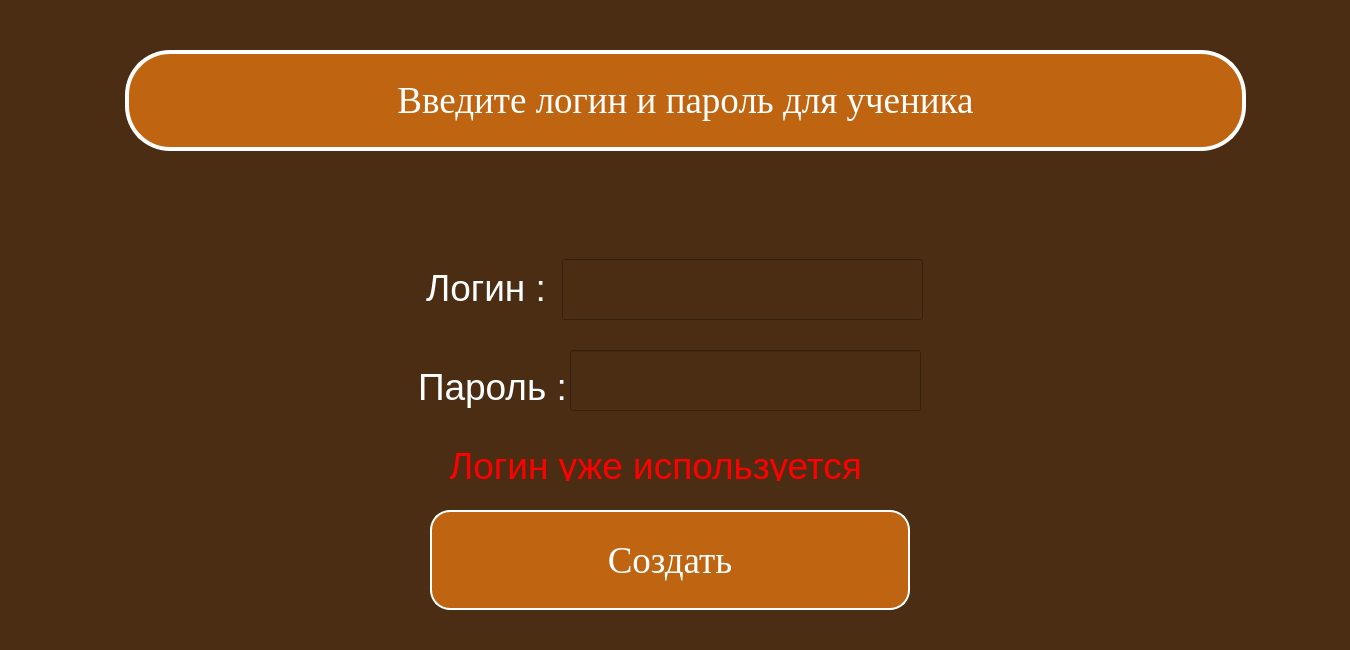
<?xml version="1.0" encoding="UTF-8"?>
<ui version="4.0">
 <class>Dialog</class>
 <widget class="QDialog" name="Dialog">
  <property name="geometry">
   <rect>
    <x>0</x>
    <y>0</y>
    <width>1350</width>
    <height>650</height>
   </rect>
  </property>
  <property name="windowTitle">
   <string>Dialog</string>
  </property>
  <property name="styleSheet">
   <string notr="true">background-color: rgb(74, 45, 18);
font-size:28pt;</string>
  </property>
  <widget class="QPushButton" name="startButton">
   <property name="geometry">
    <rect>
     <x>430</x>
     <y>510</y>
     <width>480</width>
     <height>100</height>
    </rect>
   </property>
   <property name="font">
    <font>
     <family>Times New Roman</family>
     <pointsize>50</pointsize>
     <weight>50</weight>
     <italic>false</italic>
     <bold>false</bold>
    </font>
   </property>
   <property name="styleSheet">
    <string notr="true">QPushButton {
color: white;
background-color: rgb(191, 101, 17);
border-radius: 20px;
border: 2px solid #ffffff;
font: 50pt &quot;Times New Roman&quot;;
}

QPushButton:pressed {
color: rgb(191, 101, 17);
background-color: white;
border: 4px solid rgb(191, 101, 17);
font: 50pt &quot;Times New Roman&quot;;
}</string>
   </property>
   <property name="text">
    <string>Создать</string>
   </property>
  </widget>
  <widget class="QLabel" name="label">
   <property name="geometry">
    <rect>
     <x>125</x>
     <y>50</y>
     <width>1121</width>
     <height>101</height>
    </rect>
   </property>
   <property name="font">
    <font>
     <family>Times New Roman</family>
     <pointsize>50</pointsize>
     <weight>50</weight>
     <italic>false</italic>
     <bold>false</bold>
    </font>
   </property>
   <property name="styleSheet">
    <string notr="true">font: 50pt &quot;Times New Roman&quot;;
color: white;
background-color: rgb(191, 101, 17);
border-radius: 45px;
border: 4px solid #ffffff;</string>
   </property>
   <property name="text">
    <string>Введите логин и пароль для ученика</string>
   </property>
   <property name="scaledContents">
    <bool>false</bool>
   </property>
   <property name="alignment">
    <set>Qt::AlignCenter</set>
   </property>
   <property name="wordWrap">
    <bool>true</bool>
   </property>
  </widget>
  <widget class="QLabel" name="label_2">
   <property name="geometry">
    <rect>
     <x>30</x>
     <y>260</y>
     <width>371</width>
     <height>381</height>
    </rect>
   </property>
   <property name="autoFillBackground">
    <bool>false</bool>
   </property>
   <property name="text">
    <string/>
   </property>
   <property name="pixmap">
    <pixmap>leftstart.jpg</pixmap>
   </property>
   <property name="scaledContents">
    <bool>true</bool>
   </property>
   <property name="alignment">
    <set>Qt::AlignCenter</set>
   </property>
   <property name="wordWrap">
    <bool>true</bool>
   </property>
  </widget>
  <widget class="QLabel" name="label_3">
   <property name="geometry">
    <rect>
     <x>939</x>
     <y>200</y>
     <width>371</width>
     <height>381</height>
    </rect>
   </property>
   <property name="autoFillBackground">
    <bool>false</bool>
   </property>
   <property name="text">
    <string/>
   </property>
   <property name="pixmap">
    <pixmap>rightstart.jpg</pixmap>
   </property>
   <property name="scaledContents">
    <bool>true</bool>
   </property>
   <property name="alignment">
    <set>Qt::AlignCenter</set>
   </property>
   <property name="wordWrap">
    <bool>true</bool>
   </property>
  </widget>
  <widget class="QLabel" name="label_4">
   <property name="geometry">
    <rect>
     <x>426</x>
     <y>262</y>
     <width>131</width>
     <height>51</height>
    </rect>
   </property>
   <property name="styleSheet">
    <string notr="true">color: white;</string>
   </property>
   <property name="text">
    <string>Логин :</string>
   </property>
  </widget>
  <widget class="QLabel" name="label_5">
   <property name="geometry">
    <rect>
     <x>418</x>
     <y>361</y>
     <width>151</width>
     <height>51</height>
    </rect>
   </property>
   <property name="styleSheet">
    <string notr="true">color: white;</string>
   </property>
   <property name="text">
    <string>Пароль :</string>
   </property>
  </widget>
  <widget class="QLineEdit" name="password">
   <property name="geometry">
    <rect>
     <x>570</x>
     <y>350</y>
     <width>351</width>
     <height>61</height>
    </rect>
   </property>
  </widget>
  <widget class="QLineEdit" name="login">
   <property name="geometry">
    <rect>
     <x>562</x>
     <y>259</y>
     <width>361</width>
     <height>61</height>
    </rect>
   </property>
  </widget>
  <widget class="QLabel" name="error">
   <property name="enabled">
    <bool>true</bool>
   </property>
   <property name="geometry">
    <rect>
     <x>450</x>
     <y>450</y>
     <width>411</width>
     <height>31</height>
    </rect>
   </property>
   <property name="styleSheet">
    <string notr="true">font: 20pt &quot;Times New Roman&quot;;
color: red;</string>
   </property>
   <property name="text">
    <string>Логин уже используется</string>
   </property>
   <property name="alignment">
    <set>Qt::AlignCenter</set>
   </property>
  </widget>
 </widget>
 <resources/>
 <connections/>
</ui>
